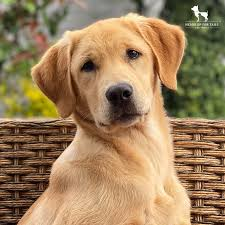
#> input picture images/input_image.jpg, 225 x 225 px
$ python task3.py
#> lines starting #> are read from the running program, lines starting #| are printed output that depends on the picture
# task3.py
from PIL import Image
import os

def rotate_image(image_path, output_path, angle):
    """
    Rotate an image by a specified angle.
    :param image_path: Path to input image
    :param output_path: Path to save output image
    :param angle: Rotation angle in degrees
    """
#> called with image_path = 'images/input_image.jpg', output_path = 'output/rotated_45.jpg', angle = 45
    # Load image
    img = Image.open(image_path)
#> img is the input picture: PIL image 225x225 RGB; mean R, G, B 156.2, 128.1, 92

    # Rotate image
    rotated_img = img.rotate(angle, expand=True)  # expand=True to avoid cropping
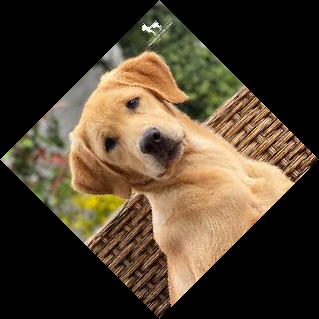
#> rotated_img: PIL image 319x319 RGB; mean R, G, B 78, 64, 46

    # Save output image
    rotated_img.save(output_path)
    print(f"Image rotated by {angle} degrees saved to {output_path}")

def main():
    input_path = "images/input_image.jpg"
    output_dir = "output"
    os.makedirs(output_dir, exist_ok=True)

    # Test with different angles
    for angle in [45, 90]:
        output_path = os.path.join(output_dir, f"rotated_{angle}.jpg")
        try:
            rotate_image(input_path, output_path, angle)
        except Exception as e:
            print(f"Error for angle={angle}: {e}")

if __name__ == "__main__":
    main()
